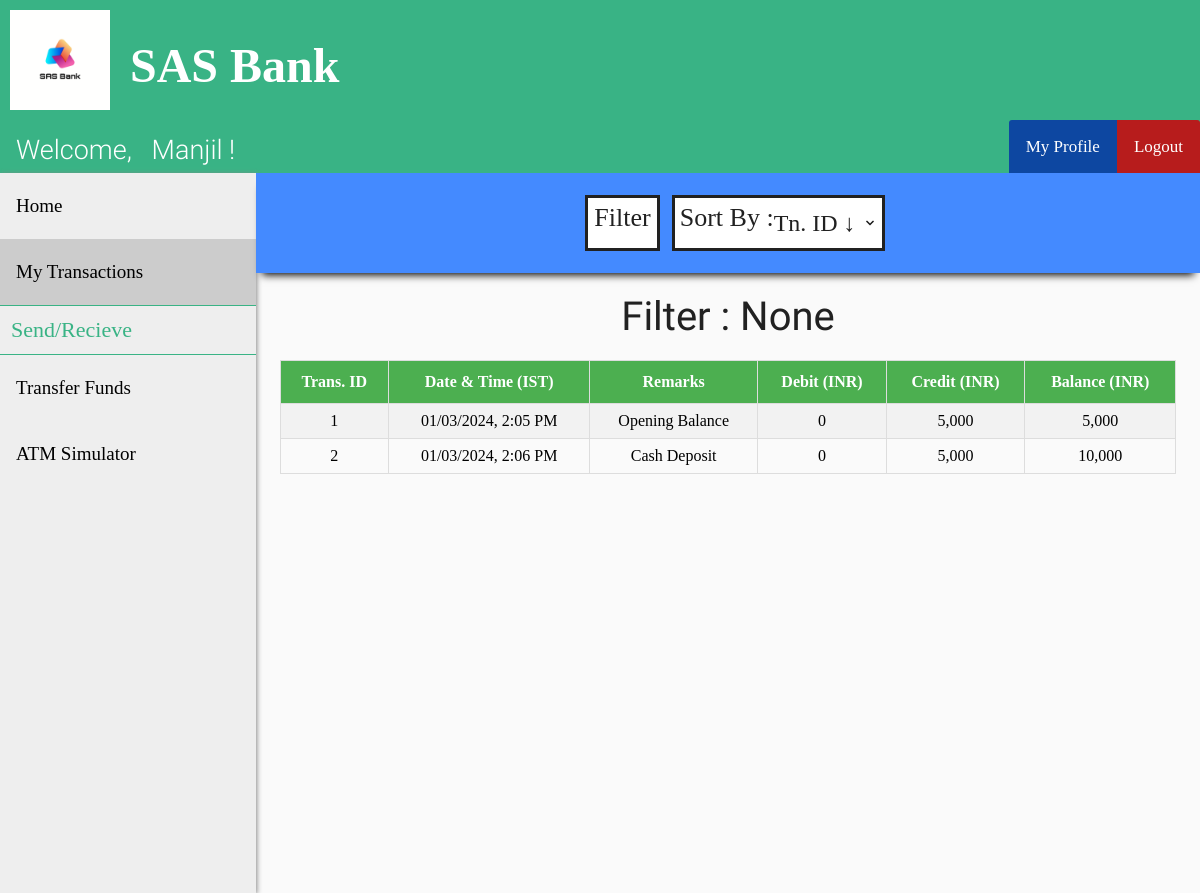
Screenshot of /customer_transactions.php (signed in) with the database file from the repository.
### tables this page shows
CREATE TABLE `customer` (
  `cust_id` int(11) NOT NULL,
  `first_name` varchar(30) DEFAULT NULL,
  `last_name` varchar(30) DEFAULT NULL,
  `gender` varchar(10) DEFAULT NULL,
  `dob` date DEFAULT NULL,
  `citizen_no` int(11) DEFAULT NULL,
  `email` varchar(30) DEFAULT NULL,
  `phone_no` varchar(20) DEFAULT NULL,
  `address` varchar(255) DEFAULT NULL,
  `branch` varchar(30) DEFAULT NULL,
  `account_no` int(11) DEFAULT NULL,
  `pin` int(4) DEFAULT NULL,
  `uname` varchar(30) DEFAULT NULL,
  `pwd` varchar(30) DEFAULT NULL
);

CREATE TABLE `passbook8` (
  `trans_id` int(11) NOT NULL,
  `trans_date` datetime DEFAULT NULL,
  `remarks` varchar(255) DEFAULT NULL,
  `debit` int(11) DEFAULT NULL,
  `credit` int(11) DEFAULT NULL,
  `balance` int(11) DEFAULT NULL
);

### customer_transactions.php (the view, shortened to what this page needs)
<?php
include "connect.php";
include "header.php";
include "customer_navbar.php";
include "customer_sidebar.php";
if (isset($_SESSION['loggedIn_cust_id'])) {
    $sql0 = "SELECT * FROM passbook" . $_SESSION['loggedIn_cust_id'];
}
$filter_indicator = "None";
?>
<!DOCTYPE html>
<html>
<head>
    <link rel="stylesheet" href="transactions_style.css">
</head>
<body>
    <div class="search-bar-wrapper">
        <div class="search-bar" id="the-search-bar">
            <div class="flex-item-search-bar" id="fi-search-bar">
                <button id="search" onclick="document.getElementById('id01').style.display='block'">Filter</button>
                <div class="flex-item-by">
                    <label id="sort">Sort By :</label>
                </div>
                <div class="flex-item-search-by">
                    <select name="by" onChange="window.location.href=this.value">
                        <option selected disabled hidden>
                            <?php if (empty($_GET['sort'])) { ?>Tn. ID &darr;
                            <?php } ?>
                        </option>
                    </select>
                </div>
            </div>
        </div>
    </div>
    <div class="flex-container">
        <p id="none">Filter :
            <?php echo $filter_indicator ?>
        </p>
    </div>
    <div class="flex-container">
        <?php
        $result = $conn->query($sql0);
        if ($result->num_rows > 0) { ?>
            <table id="transactions">
                <tr>
                    <th>Trans. ID</th>
                    <th>Date & Time (IST)</th>
                    <th>Remarks</th>
                    <th>Debit (INR)</th>
                    <th>Credit (INR)</th>
                    <th>Balance (INR)</th>
                </tr>
                <?php
                while ($row = $result->fetch_assoc()) { ?>
                    <tr>
                        <td>
                            <?php echo $row["trans_id"]; ?>
                        </td>
                        <td>
                            <?php
                            $time = strtotime($row["trans_date"]);
                            $sanitized_time = date("d/m/Y, g:i A", $time);
                            echo $sanitized_time;
                            ?>
                        </td>
                        <td>
                            <?php echo $row["remarks"]; ?>
                        </td>
                        <td>
                            <?php echo number_format($row["debit"]); ?>
                        </td>
                        <td>
                            <?php echo number_format($row["credit"]); ?>
                        </td>
                        <td>
                            <?php echo number_format($row["balance"]); ?>
                        </td>
                    </tr>
                <?php } ?>
            </table>
            <?php
        } else { ?>
            <p id="none"> No results found :(</p>
        <?php }
        $conn->close(); ?>
    </div>
</body>
</html>

### header.php (shortened to what this page needs)
<!DOCTYPE html>
<html>
<head>
    <link rel="stylesheet" href="header_style.css">
</head>
<body>
    <div class="flex-container-header">
        <div class="flex-item-header">
            <img class="logo" src="images/logo5.jpeg" onclick="eEgg_func()" width="100" height="100">
        </div>
        <div class="flex-item-header">
            <h1>SAS Bank</h1>
        </div>
    </div>
</body>
</html>

### customer_navbar.php (shortened to what this page needs)
<?php
include "connect.php";
if (isset($_SESSION['loggedIn_cust_id'])) {
    $sql0 = "SELECT * FROM customer WHERE cust_id=" . $_SESSION['loggedIn_cust_id'];
    $result = $conn->query($sql0);
    $row = $result->fetch_assoc();
}
?>
<!DOCTYPE html>
<html>
<head>
    <link rel="stylesheet" href="user_navbar_style.css">
</head>
<body>
    <div class="nav-wrapper">
        <div class="topnav" id="theTopNav">
            <a id="user">Welcome, &nbsp
                <?php echo $row["first_name"]; ?> !
            </a>
            <a id="logout" href="logout_action.php" onclick="return confirm('Are you sure?')">Logout</a>
            <a id="profile" href="customer_profile.php">My Profile</a>
        </div>
    </div>
</body>
</html>

### customer_sidebar.php (shortened to what this page needs)
<!DOCTYPE html>
<html>
<head>
    <link rel="stylesheet" href="admin_sidebar_style.css">
</head>
<body>
    <div class="sidenav" id="theSideNav">
        <a href="customer_home.php">Home</a>
        <a href="customer_transactions.php">My Transactions</a>
        <a id="label">Send/Recieve</a>
        <a href="beneficiary.php">Transfer Funds</a>
        <a href="atm_simulator.php">ATM Simulator</a>
    </div>
</body>
</html>

### header_style.css (style rules this page uses)
body { margin: 0; padding: 0; background-color: #FAFAFA; }
.flex-container-header { display: -webkit-flex; display: flex; width: auto; height: auto; background-color: #39b385; }
.flex-item-header { width: auto; height: 100px; margin: 10px; }
h1 { font-family: OpenSans-Light; color: white; font-size: 3rem; line-height: 3rem; margin-top: calc((1.5rem - 2rem) + 2.5rem); margin-bottom: 1.5rem; }

### user_navbar_style.css (style rules this page uses)
.nav-wrapper { height: 53px; background: #39b385; }
.nav-wrapper .topnav { background-color: #39b385; overflow: hidden; height: 53px; }
.topnav a[id="user"] { float: left; display: block; color: white; text-align: center; padding: 14px 16px; text-decoration: none; font-size: 27px; font-family: Roboto-Light; }
.topnav a[id="profile"] { float: right; display: block; color: white; text-align: center; padding: 17px 17px; text-decoration: none; font-size: 17px; font-family: OpenSans-Bold; background-color: #0D47A1; border-top-left-radius: 3px; }
.topnav a[id="logout"] { float: right; display: block; color: white; text-align: center; padding: 17px 17px; text-decoration: none; font-size: 17px; font-family: OpenSans-Bold; background-color: #b71c1c; border-top-right-radius: 3px; }

### admin_sidebar_style.css (style rules this page uses)
.sidenav { width: 256px; background-color: #eee; height: 90vh; float: left; overflow-y: auto; box-shadow: 1px 1px 5px #888888; }
.sidenav a { font-family: OpenSans-Regular; font-size: 19px; color: black; display: block; padding: 22px 16px; text-decoration: none; }
.sidenav a[id="label"] { font-family: OpenSans-Bold; font-size: 22px; color: #39b385; display: block; padding: 11px; text-decoration: none; border-top: 1px solid #39b385; border-bottom: 1px solid #39b385; }
.sidenav a.active { background-color: #ccc; }

### transactions_style.css (style rules this page uses)
.flex-container { display: -webkit-flex; display: flex; margin-left: 256px; width: auto; height: auto; padding-top: 20px; flex-direction: column; overflow-x: auto; }
.search-bar-wrapper { height: 100px; }
.search-bar-wrapper .search-bar { display: -webkit-flex; display: flex; margin-left: 256px; position: relative; width: auto; height: 100px; flex-direction: column; background-color: #448AFF; box-shadow: 0 8px 8px -6px black; overflow: hidden; }
label[id="sort"] { display: block; float: left; color: #212121; font-family: OpenSans-Regular; font-size: 26px; background-color: white; border: 3px solid #212121; border-right: 0; margin: 12px; margin-right: 0px; height: 45px; padding-top: 5px; padding-left: 5px; }
select { font-family: OpenSans-Regular; color: #212121; font-size: 24px; background: url("images/down_arrow.png") 96% / 15% no-repeat #eee; -webkit-appearance: none; -moz-appearance: none; background-color: white; border: 3px solid #212121; border-left: 0; margin: 12px; margin-left: 0px; height: 56px; width: 115%; }
.flex-item-search-bar { display: -webkit-flex; display: flex; flex-direction: row; margin: auto; width: auto; height: auto; }
button[id="search"] { font-family: OpenSans-Regular; color: #212121; font-size: 26px; background-color: white; cursor: pointer; height: 40px; margin-top: 12px; padding-top: 5px; padding-bottom: 45px; border: 3px solid #212121; }
label { display: block; float: left; color: #212121; font-family: OpenSans-Bold; font-size: 20px; }
#transactions { font-family: OpenSans-Regular; border-collapse: collapse; width: 80%; margin: auto; }
@media screen and (max-width: 1280px) { #transactions { width: 95%; } }
#transactions td, #transactions th { text-align: center; border: 1px solid #ddd; padding: 8px; }
#transactions tr:nth-child(even) { background-color: #f2f2f2; }
#transactions th { padding-top: 12px; padding-bottom: 12px; background-color: #4CAF50; color: white; }
p[id="none"] { margin: auto; font-size: 40px; color: #212121; font-family: Roboto-Regular; }

### rows the page displays
customer: first_name "Manjil"
passbook8: trans_id "1", trans_date "01/03/2024, 2:05 PM", remarks "Opening Balance", debit "0", credit "5,000", balance "5,000"
passbook8: trans_id "2", trans_date "01/03/2024, 2:06 PM", remarks "Cash Deposit", debit "0", credit "5,000", balance "10,000"

### other values shown
$filter_indicator "None"
